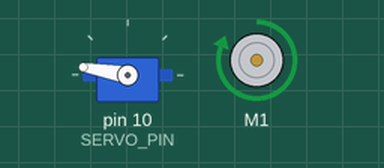
This sketch was run on a simulated Arduino Uno, built with avr-gcc and run on an emulated ATmega328P. Parts: servo, DC motor (green arrow = forward, orange = backward, longer = faster). What the sketch prints to the serial monitor is not drawn.

Above: at 2.05 s.
At 5.25 s:
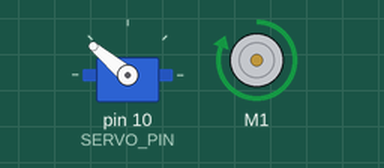
At 8.5 s:
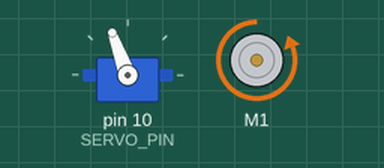
At 15.0 s:
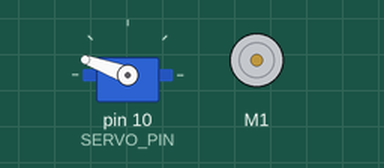
Timing chart, 0 to 18.9 s (numbered marks = the images above):
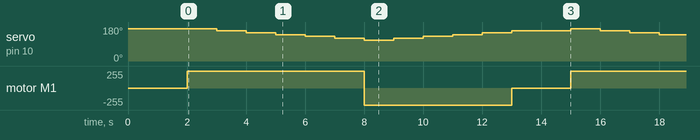

Measured:
- by itself, motor M1: repeats every 13.0 s: backward 255/255 5.0 s, stopped 2.0 s, forward 255/255 6.0 s
- by itself, servo on pin 10 (SERVO_PIN): repeats every 13.0 s: 150° 1.0 s, 140° 1.0 s, 130° 1.0 s, 120° 1.0 s, 110° 1.0 s, 120° 1.0 s, 130° 1.0 s, 140° 1.0 s, 150° 1.0 s, 160° 2.0 s, 170° 1.0 s, 160° 1.0 s

The sketch:

DCMotorANDServoTest.ino
```cpp
/*
This is a test sketch for the Adafruit assembled Motor Shield for Arduino v2
It won't work with v1.x motor shields! Only for the v2's with built in PWM
control

For use with the Adafruit Motor Shield v2
---->	http://www.adafruit.com/products/1438
*/

#include <Adafruit_MotorShield.h>
#include <Servo.h>
#define SERVO_PIN 10

Servo myServo;

// Create the motor shield object with the default I2C address
Adafruit_MotorShield AFMS = Adafruit_MotorShield();
// Or, create it with a different I2C address (say for stacking)
// Adafruit_MotorShield AFMS = Adafruit_MotorShield(0x61);

// Select which 'port' M1, M2, M3 or M4. In this case, M1
Adafruit_DCMotor *myMotor = AFMS.getMotor(1);
// You can also make another motor on port M2
//Adafruit_DCMotor *myOtherMotor = AFMS.getMotor(2);

void setup() {
  Serial.begin(9600);           // set up Serial library at 9600 bps
  Serial.println("Adafruit Motorshield v2 - DC Motor test!");
  myServo.attach(SERVO_PIN);
  myServo.write(170);
  delay(2000);
  if (!AFMS.begin()) {         // create with the default frequency 1.6KHz
  // if (!AFMS.begin(1000)) {  // OR with a different frequency, say 1KHz
    Serial.println("Could not find Motor Shield. Check wiring.");
    while (1);
  }
  Serial.println("Motor Shield found.");

  // Set the speed to start, from 0 (off) to 255 (max speed)
  myMotor->setSpeed(150);
  myMotor->run(FORWARD);
  // turn on motor
  myMotor->run(RELEASE);
}

void loop() {
  uint8_t i;

  Serial.print("tick");
  myServo.write(170);
  myMotor->run(FORWARD);
    myMotor->setSpeed(255);
    delay(1000);
    myServo.write(160);
    delay(1000);
    myServo.write(150);
    delay(1000);
    myServo.write(140);
    delay(1000);
    myServo.write(130);
    delay(1000);
    myServo.write(120);
    delay(1000);
    myMotor->setSpeed(0);


  Serial.print("tock");
  myServo.write(110);
  myMotor->run(BACKWARD);
   myMotor->setSpeed(255);
    delay(1000);
    myServo.write(120);
    delay(1000);
    myServo.write(130);
    delay(1000);
    myServo.write(140);
    delay(1000);
    myServo.write(150);
    delay(1000);
    myServo.write(160);
    myMotor->setSpeed(0);
    delay(1000);

  Serial.print("tech");
  myMotor->run(RELEASE);
  delay(1000);
}
```
